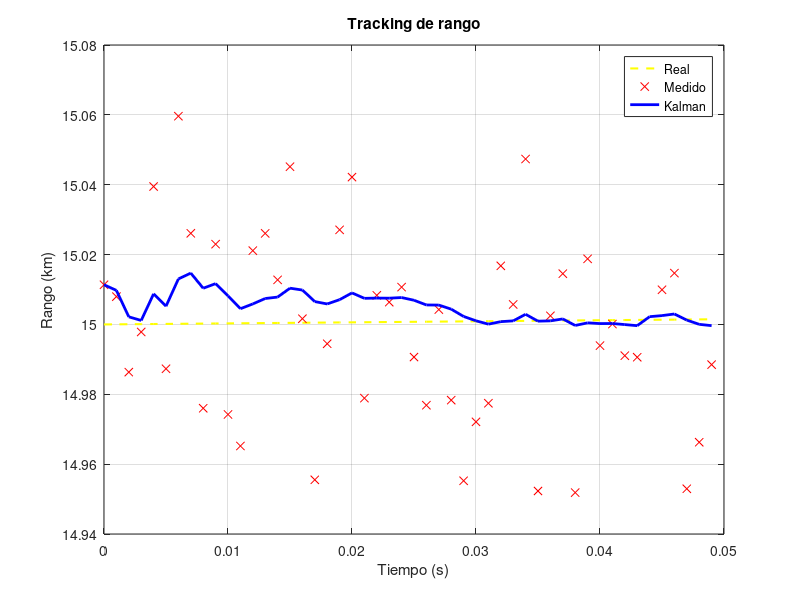
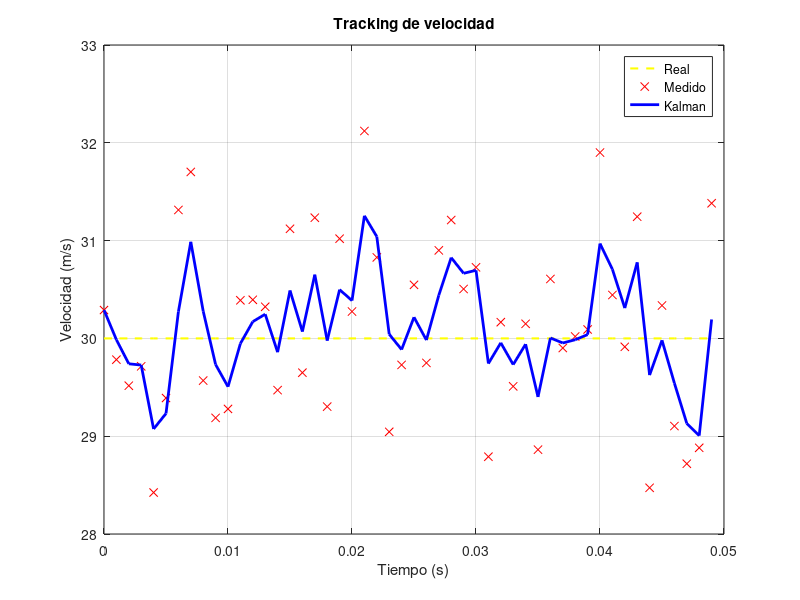

The MATLAB source for these figures, in order:
%% ============================================================
%  EJERCICIO 5 - TRACKING DE BLANCO CON FILTRO DE KALMAN
%  Radar coherente: rango + velocidad
% ============================================================

clear
clc
close all

%% ============================================================
% 1. PARAMETROS DEL RADAR
% ============================================================

PRF = 1e3;                 % Frecuencia de repeticion (Hz)
T = 1/PRF;                 % Periodo entre pulsos
Np = 50;                   % Numero de medidas

%% ============================================================
% 2. BLANCO REAL (VERDAD TERRENO)
% ============================================================

r0 = 15e3;                 % Rango inicial (m)
v0 = 30;                   % Velocidad constante (m/s)

t = (0:Np-1) * T;

r_true = r0 + v0 * t;
v_true = v0 * ones(size(t));

%% ============================================================
% 3. MEDIDAS RADAR (CON RUIDO)
% ============================================================

sigma_r = 30;              % Desviacion error rango (m)
sigma_v = 1;               % Desviacion error velocidad (m/s)

r_meas = r_true + sigma_r * randn(size(t));
v_meas = v_true + sigma_v * randn(size(t));

z = [r_meas; v_meas];      % Vector de medidas

%% ============================================================
% 4. FILTRO DE KALMAN
% ============================================================

% Modelo dinamico
F = [1 T;
     0 1];

% Modelo de medida
H = eye(2);

% Covarianzas
Q = [1 0;
     0 0.5];               % Ruido de modelo

R = [sigma_r^2 0;
     0 sigma_v^2];         % Ruido de medida

% Inicializacion
x_est = [r_meas(1); v_meas(1)];
P = diag([100^2 10^2]);

x_history = zeros(2, Np);

%% ============================================================
% 5. BUCLE DE TRACKING
% ============================================================

for k = 1:Np

    % --- Prediccion ---
    x_pred = F * x_est;
    P_pred = F * P * F' + Q;

    % --- Actualizacion ---
    K = P_pred * H' / (H * P_pred * H' + R);

    x_est = x_pred + K * (z(:,k) - H * x_pred);
    P = (eye(2) - K * H) * P_pred;

    x_history(:,k) = x_est;
end

%% ============================================================
% 6. VISUALIZACION - RANGO
% ============================================================

figure
plot(t, r_true/1e3, 'y--', 'LineWidth', 1.5)
hold on
plot(t, r_meas/1e3, 'rx')
plot(t, x_history(1,:)/1e3, 'b', 'LineWidth', 2)
xlabel('Tiempo (s)')
ylabel('Rango (km)')
legend('Real','Medido','Kalman')
title('Tracking de rango')
grid on

%% ============================================================
% 7. VISUALIZACION - VELOCIDAD
% ============================================================

figure
plot(t, v_true, 'y--', 'LineWidth', 1.5)
hold on
plot(t, v_meas, 'rx')
plot(t, x_history(2,:), 'b', 'LineWidth', 2)
xlabel('Tiempo (s)')
ylabel('Velocidad (m/s)')
legend('Real','Medido','Kalman')
title('Tracking de velocidad')
grid on

